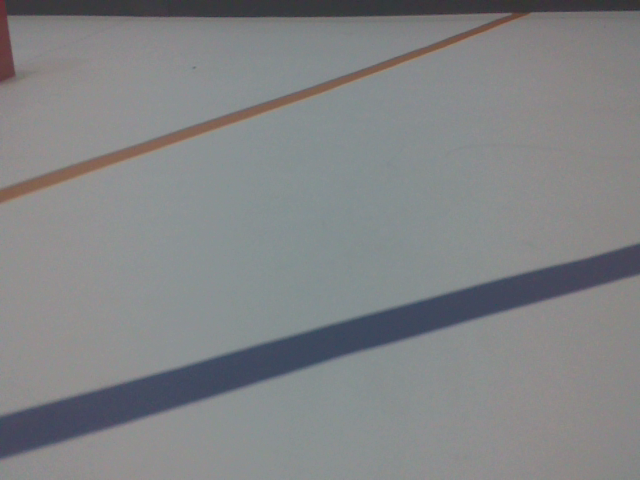
#> input picture wro_github_repository/jetson/line_test_images/img_22.png, 640 x 480 px, given in place of img_1.png, which was not available
$ python wall.py
#> lines starting #> are read from the running program, lines starting #| are printed output that depends on the picture; after the words box and inside, x2 and y2 are one past the last pixel; in counts of white or black regions, pixels touching at a corner belong together; pictures that were not available may be replaced by others from this repository, and a replacement may not be noted
### wro_github_repository/jetson/cvtools/cvtool.py
import cv2
import numpy as np
import time
from pathlib import Path
import os
from json import loads
from datetime import datetime


class CVTool:
    def __init__(self, use_cam=True, width=640, height=480, framerate=120, flip_method=0, rsp_cam=True, cnf_file="cnf.txt"):
        self.width = width
        self.height = height
        self.framerate = framerate
        self.flip_method = flip_method
        self.microbit = None
        self.cnf_file = os.path.dirname(__file__) + "/../" + cnf_file
        print(cnf_file)
        self.cropping = False
        self.get_rect = False
        self.x_start = 0
        self.y_start = 0
        self.x_end = 0
        self.y_end = 0
        self.focal_distance = 0.304
        self.px_to_cm = 0.0264583333
        self.rsp_cam = rsp_cam
        self.camera = None
        if use_cam:
            self.open_cam()

    # [244 lines left out: functions open_cam, camera_is_open, try_camera, find_colors, find_contours, calibrate_color and 3 more, not called in this run]

    def empty(self, a):
        pass

    # [192 lines left out: functions click_and_crop, crop_color, read_cnf_file, write_cnf_file, calibrate_menu, warp_image and 2 more, not called in this run]

    def get_steering_folder_name(self, steering, step=10):
        return step + steering // step

    # [78 lines left out: functions get_photos_remotely, wrap_all_images, main, not called in this run]


# [2 lines that do not run on import are left out]

### wro_github_repository/jetson/cvtools/wall.py
try:
    from cvtool import CVTool
except ModuleNotFoundError:
    from cvtools.cvtool import CVTool
from json import loads
from math import atan
import numpy as np
from math import atan2, pi
import time
import cv2
import os

class Wall:
    def __init__(self, cvtool, filename="cnf.txt"):
        self.cnf_file = os.path.dirname(__file__) + "/../" + filename
        self.hsv_lowers = None
        self.hsv_uppers = None
        self.read_cnf_file()
        self.line_angle_threshold=75
        self.visual_surface_width=48
        self.visual_surface_height=87
        self.visual_surface_distance=15
        self.least_lateral_distance = 40
        self.least_front_distance = 50
        self.cvtool = cvtool

    def read_cnf_file(self):
        lowers = []
        uppers = []
        i = 0
        turn_side = 0
        # print("self.cnf_file:", self.cnf_file)
        with open(self.cnf_file, 'r') as f:
            for line in f:
                # print(line)
                dict_line = loads(line)
                if dict_line["data"] == "wall":
                    lowers = [dict_line['hmin'], dict_line['smin'], dict_line['vmin']]
                    uppers = [dict_line['hmax'], dict_line['smax'], dict_line['vmax']]
                    break

        self.hsv_lowers = lowers
        self.hsv_uppers = uppers

    def warp_image(self, image, points, width, height):
        pts1 = np.float32(points)
        pts2 = np.float32([[0, 0], [width, 0], [0, height], [width, height]])
        matrix = cv2.getPerspectiveTransform(pts1, pts2)
        image_warp = cv2.warpPerspective(image, matrix, (width, height))
        return image_warp

    # This function returns the points detected by the Hough line transform
    def find_lines(self, line_details):
        rho, theta = line_details[0]
        a = np.cos(theta)
        b = np.sin(theta)
        x0 = a * rho
        y0 = b * rho
        px1 = int(x0 + 1000 * -b)
        py1 = int(y0 + 1000 * a)
        px2 = int(x0 - 1000 * -b)
        py2 = int(y0 - 1000 * a)
        return px1, px2, py1, py2

    # This function converts the points of the Hough line transform to actual coordinates in the window
    # [52 lines left out: function get_real_coords, not called in this run]

    def detect_wall(self, image, top_crop=100):
        threshold = 6
        width = image.shape[1]
        height = image.shape[0]
        points = np.float32([(10, top_crop), (width - 10, top_crop),
                         (0, height-10), (width - 0, height-10)])
        image = self.warp_image(image, points, width, height)
        hsv_image = cv2.cvtColor(image, cv2.COLOR_BGR2HSV)
        # print(self.hsv_uppers)
        lower_limit = np.array(self.hsv_lowers)
        upper_limit = np.array(self.hsv_uppers)
        mask1 = cv2.inRange(hsv_image, lower_limit, upper_limit)
        kernel = np.ones((7, 7), np.uint8)
        # cv2.imshow("Mask", mask1)
        # cv2.waitKey(0)
        mask1 = cv2.dilate(mask1, kernel, iterations=3)
        mask1 = cv2.erode(mask1, kernel, iterations=8)
        # cv2.imshow("erode", mask1)
        # cv2.waitKey(0)

        image_2 = cv2.bitwise_and(image,image,mask = mask1)
        edges = cv2.Canny(image_2, 100, 200)
        lines = cv2.HoughLines(edges,1,np.pi/180, 50)
        right_wall = 0
        left_wall = 0
        front_wall = 0
        line_slopes = []
        fx1, fx2, fy1, fy2, rx1, rx2, ry1, ry2, lx1, lx2, ly1, ly2 = 0, 0, 0, 0, 0, 0, 0, 0, 0, 0, 0, 0

        if lines is not None:
            for line in lines:
                try:
                    x1, x2, y1, y2 = self.find_lines(line)
                    angle = 180/np.pi*atan(1/((y2 - y1) / (x2 - x1)))
                    # print("angle:", angle)
                    if round(angle) not in line_slopes and not (-10 < angle < 10):
                        cv2.line(image, (x1, y1), (x2, y2), (0, 255, 255), 2)
                        line_slopes.append(round(angle))
                        if angle > self.line_angle_threshold or angle < -self.line_angle_threshold:
                            fx1, fx2, fy1, fy2 = x1, x2, y1, y2
                            front_wall = angle
                            # print("Front wall")
                        elif angle > 0:
                            rx1, rx2, ry1, ry2 = x1, x2, y1, y2
                            right_wall = angle
                            # print("Right wall")
                        else:
                            lx1, lx2, ly1, ly2 = x1, x2, y1, y2
                            left_wall = angle
                            # print("Left wall")
                        # cv2.imshow("line", image)
                        # cv2.waitKey(0)
                except:
                    pass

        if left_wall != 0 - threshold and left_wall != 0:
            llx1, lly1, llx2, lly2 = self.get_real_coords(lx1, lx2, ly1, ly2, width, height)
            P1_disy = self.visual_surface_height * (1-(lly1/height)) + self.visual_surface_distance
            P2_disy = self.visual_surface_height * (1-(lly2/height)) + self.visual_surface_distance
            P1_disx = self.visual_surface_width * (llx1/width)
            P2_disx = self.visual_surface_width * (llx2/width)
            try:
                m = (P1_disy - P2_disy) / (P1_disx - P2_disx)
            except ZeroDivisionError:
                m = 1
            line_dis = (m * P2_disx - P2_disy + 0) / m
            # print("Left line distance: ", line_dis)
            if abs(line_dis) < self.least_lateral_distance:
                return image, "R", 100 - abs(left_wall)

        if right_wall != threshold and right_wall != 0:
            llx1, lly1, llx2, lly2 = self.get_real_coords(rx1, rx2, ry1, ry2, width, height)
            P1_disy = self.visual_surface_height * (1-(lly1/height)) + self.visual_surface_distance
            P2_disy = self.visual_surface_height * (1-(lly2/height)) + self.visual_surface_distance
            P1_disx = self.visual_surface_width * (llx1/width)
            P2_disx = self.visual_surface_width * (llx2/width)
            m = (P1_disy - P2_disy) / (P1_disx - P2_disx)
            line_dis = ((m * P1_disx - P1_disy + 0) / m) - 15
            # print("Right line distance: ", line_dis)
            if abs(line_dis) < self.least_lateral_distance:
                return image, "L", abs(right_wall) - 100

        if front_wall != 0:
            llx1, lly1, llx2, lly2 = self.get_real_coords(fx1, fx2, fy1, fy2, width, height)


            P1_dis = self.visual_surface_width * (1-(lly1/width)) + self.visual_surface_distance
            P2_dis = self.visual_surface_width * (1-(lly2/width)) + self.visual_surface_distance
            line_dis = (P1_dis + P2_dis)/2
            # print("Front line distance: ", line_dis)
            if line_dis < self.least_front_distance:
                return image, "F",  abs(front_wall)

        return image, "N", 0

    # [15 lines left out: function camera_test, not called in this run]


def main():
    cvtool = CVTool(use_cam=False, rsp_cam=True)
    wall = Wall(cvtool=cvtool)
#> (reads wro_github_repository/jetson/cnf.txt from the repository)
    for i in range(0, 300):
        image_name = f"17_09_2022_18_53_05/img_{str(i + 1)}.png"
        image = cv2.imread(image_name)
#> image is the input picture: shape (480, 640, 3); mean B, G, R 133.4, 131.6, 129.8

        wall_image, dir, angle = wall.detect_wall(image)
#> in warp_image, `image_warp = cv2.warpPerspective(image, matrix, (width, height))`:
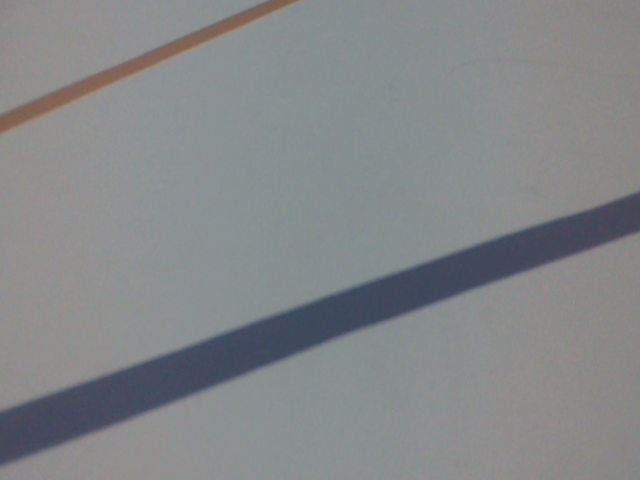
#> image_warp: shape (480, 640, 3); mean B, G, R 136.8, 134.7, 132
#> in detect_wall, `hsv_image = cv2.cvtColor(image, cv2.COLOR_BGR2HSV)`: hsv_image: shape (480, 640, 3); mean H, S, V 88.2, 17.8, 138.8
#> in detect_wall, `mask1 = cv2.inRange(hsv_image, lower_limit, upper_limit)`:
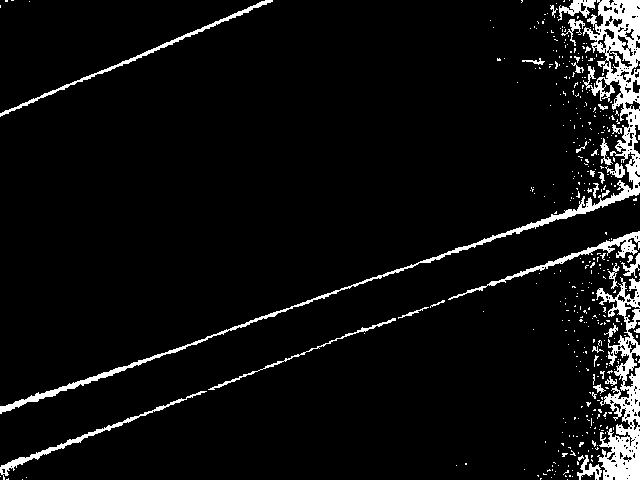
#> mask1: shape (480, 640); 5.8% white; 406 white regions (371 under 20 px), largest, box (x1, y1, x2, y2) and area: (0, 0, 640, 414) 7104, (596, 277, 640, 480) 4028, (448, 231, 640, 300) 1059
#> in detect_wall, `mask1 = cv2.dilate(mask1, kernel, iterations=3)`:
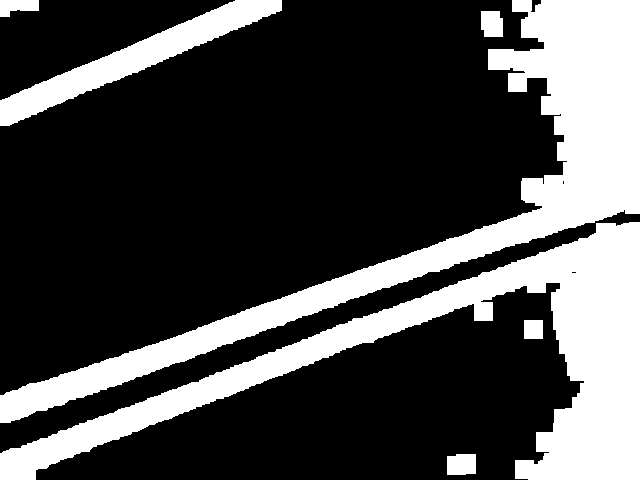
#> mask1: shape (480, 640); 28.1% white; 7 white regions, largest, box (x1, y1, x2, y2) and area: (0, 0, 640, 423) 38949, (0, 222, 640, 480) 37656, (0, 0, 282, 126) 7789
#> in detect_wall, `mask1 = cv2.erode(mask1, kernel, iterations=8)`:
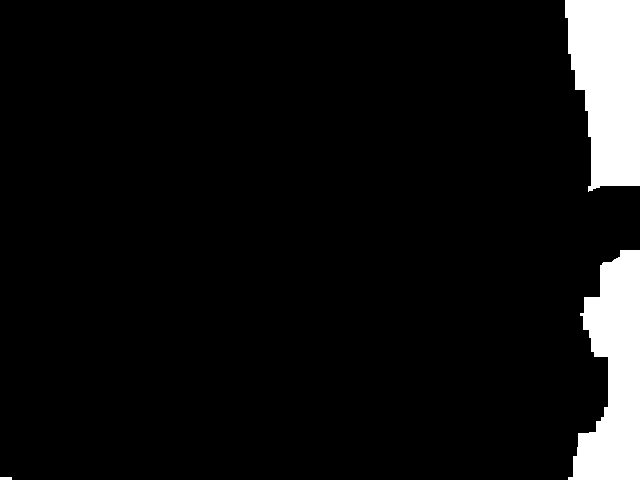
#> mask1: shape (480, 640); 7.1% white; 3 white regions, box (x1, y1, x2, y2) and area: (565, 0, 640, 192) 11297, (568, 250, 640, 480) 10567, (0, 477, 12, 480) 36
#> in detect_wall, `image_2 = cv2.bitwise_and(image,image,mask = mask1)`:
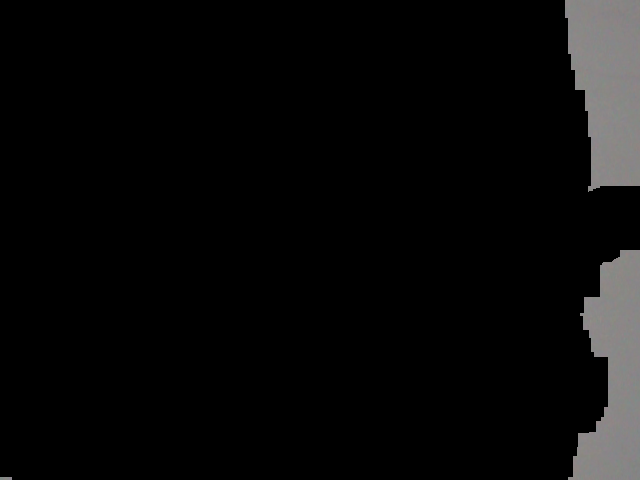
#> image_2: shape (480, 640, 3); mean B, G, R 9.6, 9.6, 9.8
#> in detect_wall, `edges = cv2.Canny(image_2, 100, 200)`:
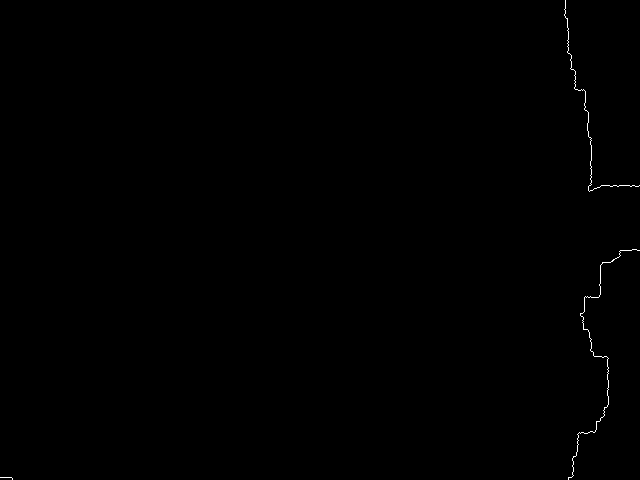
#> edges: shape (480, 640); 0.19% white in thin lines or dots
#> in detect_wall, `lines = cv2.HoughLines(edges,1,np.pi/180, 50)`: lines = [[599, 0.0524], [-579, 3.07], [-574, 3.05]]
#> the loop in detect_wall, `for line in lines:` made 3 passes
#> (rho in find_lines, theta in find_lines, a in find_lines, b in find_lines, x0 in find_lines, y0 in find_lines, px1 in find_lines, py1 in find_lines) on passes 1 to 3: (599, 0.0524, 0.999, 0.0523, 598.2, 31.35, 545, 1029), (-579, 3.07, -0.998, 0.0698, 577.6, -40.39, 507, -1037), (-574, 3.05, -0.996, 0.0872, 571.8, -50.03, 484, -1046)
#> after the loop in detect_wall, `for line in lines:`: line_slopes = []
#> dir = 'N'; angle = 0
        cv2.imshow("image", image)
        cv2.imshow("wall_image", wall_image)
        print(image_name, dir, angle)
#| 17_09_2022_18_53_05/img_1.png N 0
        cv2.waitKey(0)
#> pass 2 of the loop in main, `for i in range(0, 300):`:
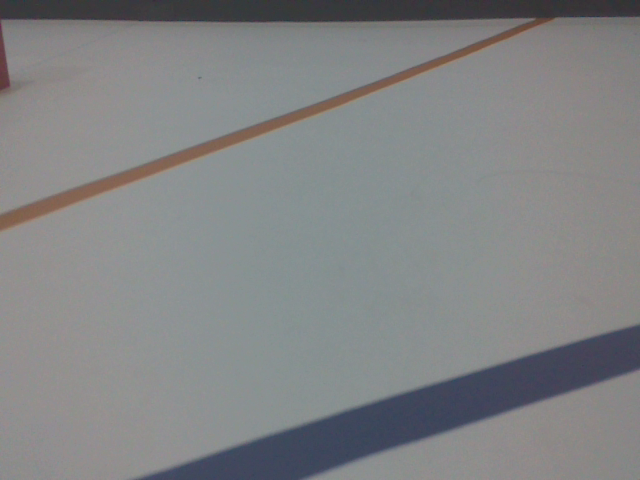
#> input picture wro_github_repository/jetson/line_test_images/img_23.png, 640 x 480 px, given in place of img_2.png, which was not available
#> in main, image is the input picture: shape (480, 640, 3); mean B, G, R 132.5, 131.4, 129.8
#> hsv_image: shape (480, 640, 3); mean H, S, V 82, 17.4, 139.8
#> in detect_wall (call 2), `mask1 = cv2.inRange(hsv_image, lower_limit, upper_limit)`:
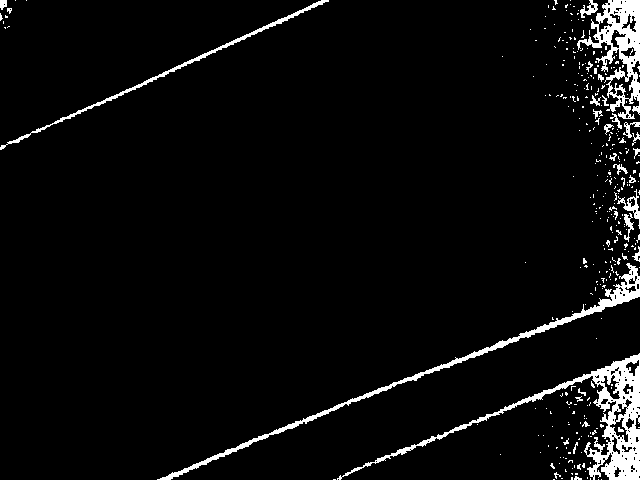
#> mask1: shape (480, 640); 4.6% white; 338 white regions (308 under 20 px), largest, box (x1, y1, x2, y2) and area: (337, 353, 640, 480) 4771, (577, 0, 640, 119) 2863, (157, 263, 640, 480) 2852
#> in detect_wall (call 2), `edges = cv2.Canny(image_2, 100, 200)`:
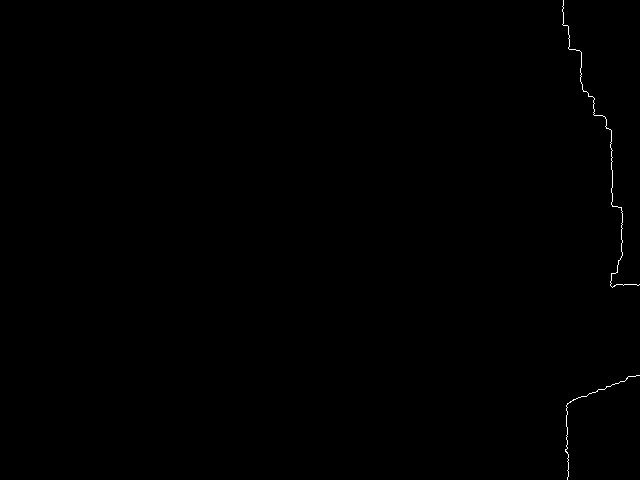
#> edges: shape (480, 640); 0.17% white in thin lines or dots, all inside (x1, y1, x2, y2) = (562, 0, 640, 480)
#> lines = [[611, 0]]
#> the loop in detect_wall (call 2), `for line in lines:` made 1 pass
#> (rho in find_lines, theta in find_lines, a in find_lines, b in find_lines, x0 in find_lines, y0 in find_lines, px1 in find_lines, py1 in find_lines) on pass 1: (611, 0, 1, 0, 611, 0, 611, 1000)
#| 17_09_2022_18_53_05/img_2.png N 0
    # wall.camera_test()


if __name__ == "__main__":
#> (the run stopped early here; a loop or call above may not have finished)
